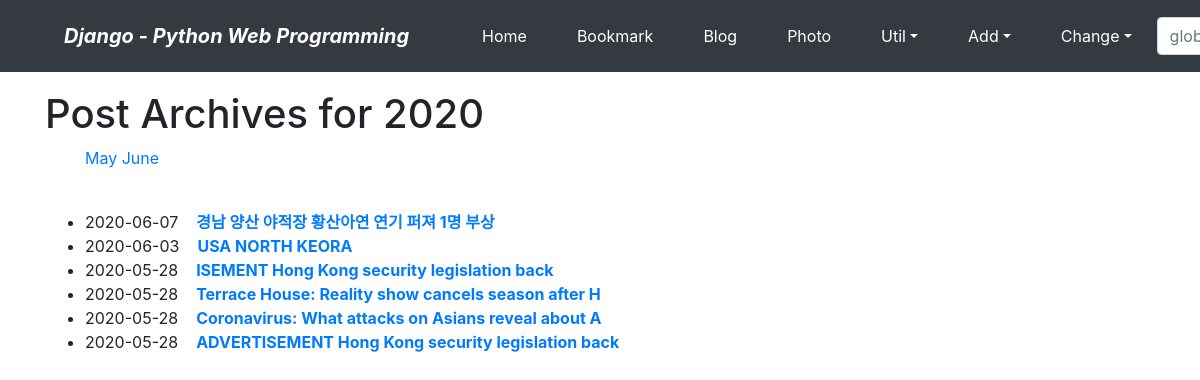
Screenshot of /blog/archive/2020/ with the database file from the repository.
### blog/models.py (models this page shows, shortened)
class Post(models.Model):
    title = models.CharField(verbose_name='TITLE', max_length=50)
    slug = models.SlugField("SLUG",unique=True, allow_unicode=True, help_text='one word for title alias.')
    description = models.CharField('DESCRIPTION', max_length=100, blank=True, help_text='simple description text.')
    content = models.TextField("CONTENT")
    create_dt = models.DateTimeField('CREATE DATE', auto_now_add=True)
    modify_dt = models.DateTimeField("MODIFY DATE", auto_now=True)
    tags = TaggableManager(blank=True)
    owner = models.ForeignKey(User, on_delete=models.CASCADE, verbose_name='OWNER', blank=True, null=True)
    class Meta:
        verbose_name = 'post'
        verbose_name_plural = 'posts'
        db_table = 'blog_posts'
        ordering = ('-modify_dt',)
    def get_absolute_url(self):
        return reverse('blog:post_detail', args=(self.slug,))

### blog/views.py (the view)
# urls.py: path('archive/<int:year>/', views.PostYAV.as_view(), name='post_year_archive'),
class PostYAV(YearArchiveView):
    model = Post
    date_field = 'modify_dt'
    make_object_list = True

### blog/templates/blog/post_archive_year.html (shortened to what this page needs)
{% extends "base.html" %}
{% block content %}
    <h1>Post Archives for {{ year|date:"Y" }}</h1>
    <ul>
        {% for date in date_list %}
        <li style="display: inline;">
            <a href="{% url 'blog:post_month_archive' year|date:'Y' date|date:'b' %}">{{ date|date:'F' }}</a></li>
        {% endfor %}
    </ul>
    <br>
    <div>
        <ul>
            {% for post in object_list %}
            <li>{{ post.modify_dt|date:"Y-m-d" }}&nbsp;&nbsp;&nbsp;
            <a href="{{ post.get_absolute_url }}"><strong>{{ post.title }}</strong></a></li>
            {% endfor %}
        </ul>
    </div>
{% endblock %}

### rows the page displays
Post: modify_dt "2020-06-07", title "경남 양산 야적장 황산아연 연기 퍼져 1명 부상"
Post: modify_dt "2020-06-03", title "USA NORTH KEORA"
Post: modify_dt "2020-05-28", title "ISEMENT Hong Kong security legislation back"
Post: modify_dt "2020-05-28", title "Terrace House: Reality show cancels season after H"
Post: modify_dt "2020-05-28", title "Coronavirus: What attacks on Asians reveal about A"
Post: modify_dt "2020-05-28", title "ADVERTISEMENT Hong Kong security legislation back"

### other values shown
{{ year|date:"Y" }} "2020"
{{ date|date:'F' }} "May" "June"
